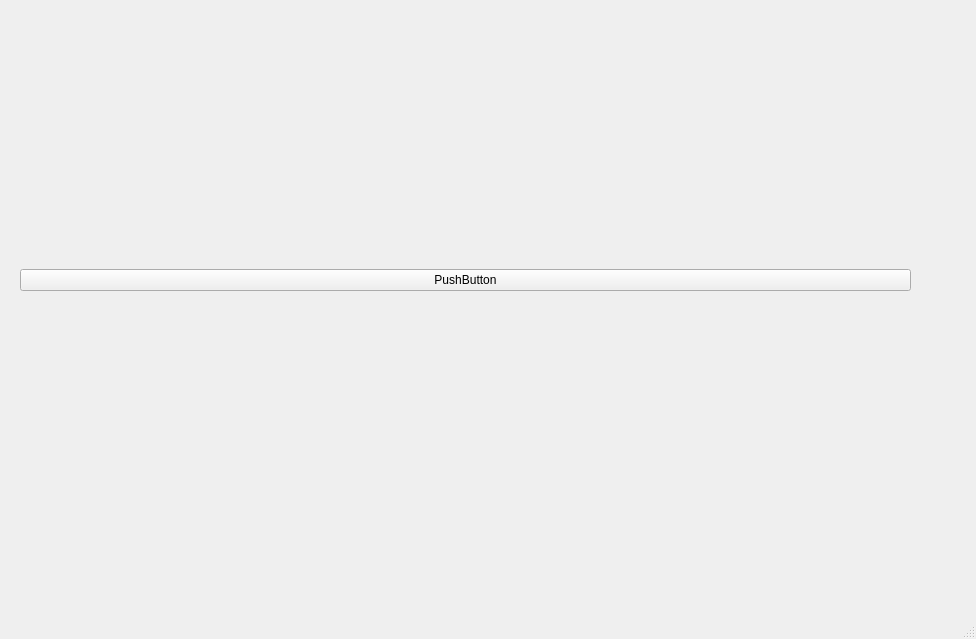
<?xml version="1.0" encoding="UTF-8"?>
<ui version="4.0">
 <class>MainWindow</class>
 <widget class="QMainWindow" name="MainWindow">
  <property name="geometry">
   <rect>
    <x>0</x>
    <y>0</y>
    <width>976</width>
    <height>639</height>
   </rect>
  </property>
  <property name="windowTitle">
   <string>MainWindow</string>
  </property>
  <widget class="QWidget" name="centralwidget">
   <widget class="QWidget" name="horizontalLayoutWidget">
    <property name="geometry">
     <rect>
      <x>20</x>
      <y>20</y>
      <width>891</width>
      <height>521</height>
     </rect>
    </property>
    <layout class="QHBoxLayout" name="horizontalLayout_Main">
     <item>
      <widget class="QPushButton" name="pushButton_Main">
       <property name="text">
        <string>PushButton</string>
       </property>
      </widget>
     </item>
    </layout>
   </widget>
  </widget>
  <widget class="QMenuBar" name="menubar">
   <property name="geometry">
    <rect>
     <x>0</x>
     <y>0</y>
     <width>976</width>
     <height>26</height>
    </rect>
   </property>
  </widget>
  <widget class="QStatusBar" name="statusbar"/>
 </widget>
 <resources/>
 <connections/>
</ui>
